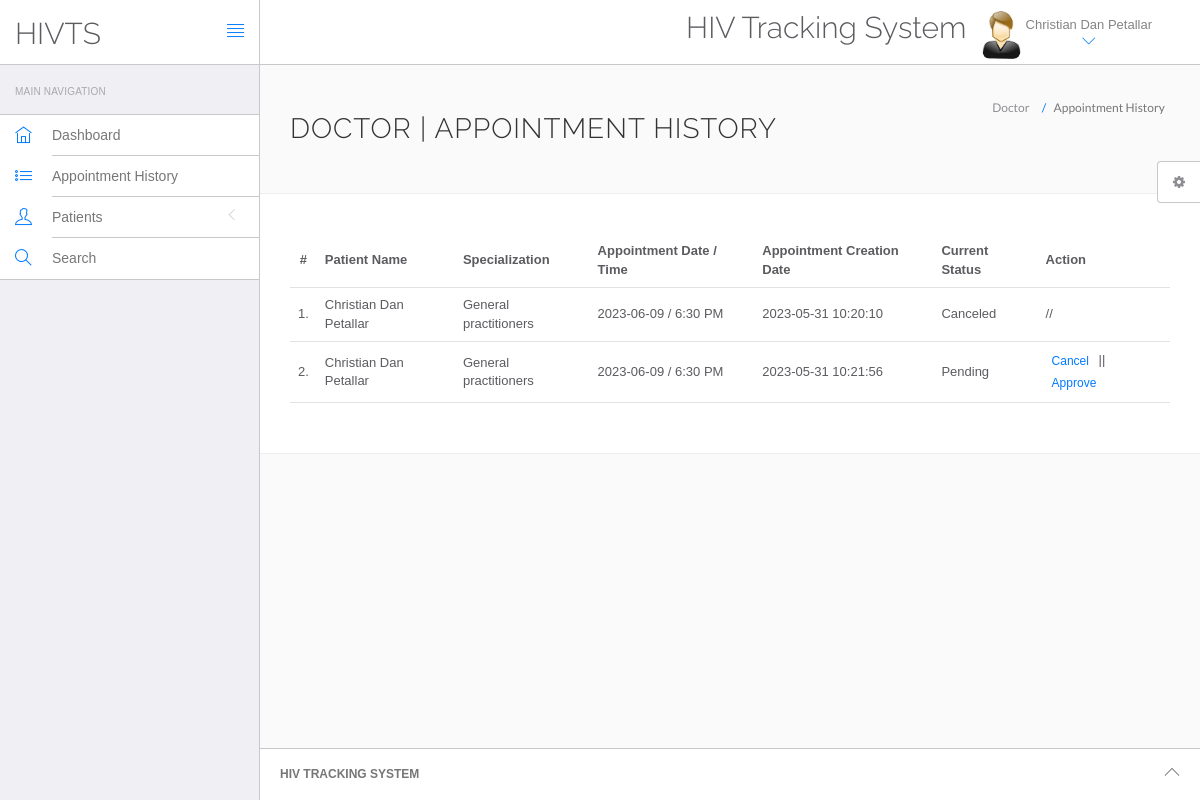
Screenshot of /hms/doctor/appointment-history.php (signed in) with the database file from the repository.
### tables this page shows
CREATE TABLE `doctors` (
  `id` int(11) NOT NULL,
  `specilization` varchar(255) DEFAULT NULL,
  `doctorName` varchar(255) DEFAULT NULL,
  `address` longtext DEFAULT NULL,
  `contactno` bigint(11) DEFAULT NULL,
  `docEmail` varchar(255) DEFAULT NULL,
  `password` varchar(255) DEFAULT NULL,
  `creationDate` timestamp NULL DEFAULT current_timestamp(),
  `updationDate` timestamp NULL DEFAULT NULL ON UPDATE current_timestamp()
);

CREATE TABLE `appointment` (
  `id` int(11) NOT NULL,
  `doctorSpecialization` varchar(255) DEFAULT NULL,
  `doctorId` int(11) DEFAULT NULL,
  `userId` int(11) DEFAULT NULL,
  `appointmentDate` varchar(255) DEFAULT NULL,
  `appointmentTime` varchar(255) DEFAULT NULL,
  `postingDate` timestamp NULL DEFAULT current_timestamp(),
  `userStatus` int(11) DEFAULT NULL,
  `doctorStatus` int(11) DEFAULT NULL,
  `updationDate` timestamp NULL DEFAULT NULL ON UPDATE current_timestamp()
);

CREATE TABLE `users` (
  `id` int(11) NOT NULL,
  `fullName` varchar(255) DEFAULT NULL,
  `address` longtext DEFAULT NULL,
  `city` varchar(255) DEFAULT NULL,
  `gender` varchar(255) DEFAULT NULL,
  `email` varchar(255) DEFAULT NULL,
  `password` varchar(255) DEFAULT NULL,
  `regDate` timestamp NULL DEFAULT current_timestamp(),
  `updationDate` timestamp NULL DEFAULT NULL ON UPDATE current_timestamp()
);

### hms/doctor/appointment-history.php (the view, shortened to what this page needs)
<?php
include('include/config.php');
if(strlen($_SESSION['id']==0)) {
 header('location:logout.php');
  } else{
?>
<!DOCTYPE html>
<html lang="en">
	<head>
		<link rel="stylesheet" href="vendor/bootstrap/css/bootstrap.min.css">
		<link rel="stylesheet" href="vendor/fontawesome/css/font-awesome.min.css">
		<link rel="stylesheet" href="vendor/themify-icons/themify-icons.min.css">
		<link href="vendor/animate.css/animate.min.css" rel="stylesheet" media="screen">
		<link href="vendor/perfect-scrollbar/perfect-scrollbar.min.css" rel="stylesheet" media="screen">
		<link href="vendor/switchery/switchery.min.css" rel="stylesheet" media="screen">
		<link href="vendor/bootstrap-touchspin/jquery.bootstrap-touchspin.min.css" rel="stylesheet" media="screen">
		<link href="vendor/select2/select2.min.css" rel="stylesheet" media="screen">
		<link href="vendor/bootstrap-datepicker/bootstrap-datepicker3.standalone.min.css" rel="stylesheet" media="screen">
		<link href="vendor/bootstrap-timepicker/bootstrap-timepicker.min.css" rel="stylesheet" media="screen">
		<link rel="stylesheet" href="assets/css/styles.css">
		<link rel="stylesheet" href="assets/css/plugins.css">
		<link rel="stylesheet" href="assets/css/themes/theme-1.css" id="skin_color" />
	</head>
	<body>
		<div id="app">
<?php include('include/sidebar.php');?>
			<div class="app-content">
					<?php include('include/header.php');?>
				<div class="main-content" >
					<div class="wrap-content container" id="container">
						<section id="page-title">
							<div class="row">
								<div class="col-sm-8">
									<h1 class="mainTitle">Doctor  | Appointment History</h1>
																	</div>
								<ol class="breadcrumb">
									<li>
										<span>Doctor </span>
									</li>
									<li class="active">
										<span>Appointment History</span>
									</li>
								</ol>
							</div>
						</section>
						<div class="container-fluid container-fullw bg-white">
									<div class="row">
								<div class="col-md-12">
									<table class="table table-hover" id="sample-table-1">
										<thead>
											<tr>
												<th class="center">#</th>
												<th class="hidden-xs">Patient  Name</th>
												<th>Specialization</th>
												<th>Appointment Date / Time </th>
												<th>Appointment Creation Date  </th>
												<th>Current Status</th>
												<th>Action</th>
											</tr>
										</thead>
										<tbody>
<?php
$sql=mysqli_query($con,"select users.fullName as fname,appointment.*  from appointment join users on users.id=appointment.userId where appointment.doctorId='".$_SESSION['id']."'");
$cnt=1;
while($row=mysqli_fetch_array($sql))
{
?>
											<tr>
												<td class="center"><?php echo $cnt;?>.</td>
												<td class="hidden-xs"><?php echo $row['fname'];?></td>
												<td><?php echo $row['doctorSpecialization'];?></td>
												<td><?php echo $row['appointmentDate'];?> / <?php echo
												 $row['appointmentTime'];?>
												</td>
												<td><?php echo $row['postingDate'];?></td>
												<td>
<?php if(($row['userStatus']==1) && ($row['doctorStatus']==1))
{
	echo "Pending";
}
if(($row['userStatus']==0) && ($row['doctorStatus']==1))
{
	echo "Canceled";
}
												?></td>
												<td >
												<div class="visible-md visible-lg hidden-sm hidden-xs">
							<?php if(($row['userStatus']==1) && ($row['doctorStatus']==1))
{ ?>
	<a href="appointment-history.php?id=<?php echo $row['id']?>&cancel=update" onClick="return confirm('Are you sure you want to cancel this appointment ?')"class="btn btn-transparent btn-xs tooltips" title="Cancel Appointment" tooltip-placement="top" tooltip="Remove">Cancel</a> || <a href="appointment-history.php?id=<?php echo $row['id']?>&approve=update"
	onClick="return confirm('Are you sure you want to approve this appointment ?')"class="btn btn-transparent btn-xs tooltips" title="Approve Appointment" tooltip-placement="top" tooltip="Approve">Approve</a>
	<?php } else {
		echo "//";
		} ?>
												</div>
												</td>
											</tr>
											<?php
$cnt=$cnt+1;
											 }?>
										</tbody>
									</table>
								</div>
							</div>
								</div>
					</div>
				</div>
			</div>
	<?php include('include/footer.php');?>
	<?php include('include/setting.php');?>
		</div>
	</body>
</html>
<?php } ?>

### hms/doctor/include/header.php (shortened to what this page needs)
<header class="navbar navbar-default navbar-static-top">
					<div class="navbar-header">
						<a class="navbar-brand" href="#">
							<h2 style="padding-top:20% ">HIVTS</h2>
						</a>
						<a href="#" class="sidebar-toggler pull-right visible-md visible-lg" data-toggle-class="app-sidebar-closed" data-toggle-target="#app">
							<i class="ti-align-justify"></i>
						</a>
					</div>
					<div class="navbar-collapse collapse">
						<ul class="nav navbar-right">
								<li  style="padding-top:2% ">
								<h2>HIV Tracking System</h2>
							</li>
							<li class="dropdown current-user">
								<a href class="dropdown-toggle" data-toggle="dropdown">
									<img src="assets/images/images.jpg" > <span class="username">
									<?php $query=mysqli_query($con,"select doctorName from doctors where id='".$_SESSION['id']."'");
while($row=mysqli_fetch_array($query))
{
	echo $row['doctorName'];
}
									?> <i class="ti-angle-down"></i></i></span>
								</a>
							</li>
						</ul>
					</div>
				</header>

### hms/doctor/assets/css/themes/theme-1.css (style rules this page uses)
body { background: #FAFAFA; }
header .navbar-header { background: #ffffff !important; border-right-color: #c8c7cc !important; border-bottom-color: #c8c7cc !important; }
header .navbar-header .sidebar-toggler, header .navbar-header .sidebar-mobile-toggler { color: #007aff !important; }
header .navbar-header .navbar-brand { color: #777 !important; }
header .navbar-collapse { background: #ffffff !important; border-bottom-color: #c8c7cc !important; box-shadow: none !important; }
header .navbar-collapse .navbar-right > li > a { color: #777; }
header .navbar-collapse .navbar-right > li > a i { color: #007aff !important; }

### rows the page displays
doctors: doctorName "Christian Dan Petallar"
appointment: userId.fullName "Christian Dan Petallar", doctorSpecialization "General practitioners", appointmentDate "2023-06-09", appointmentTime "6:30 PM", postingDate "2023-05-31 10:20:10", userStatus "Canceled"
appointment: userId.fullName "Christian Dan Petallar", doctorSpecialization "General practitioners", appointmentDate "2023-06-09", appointmentTime "6:30 PM", postingDate "2023-05-31 10:21:56", userStatus "Pending"
